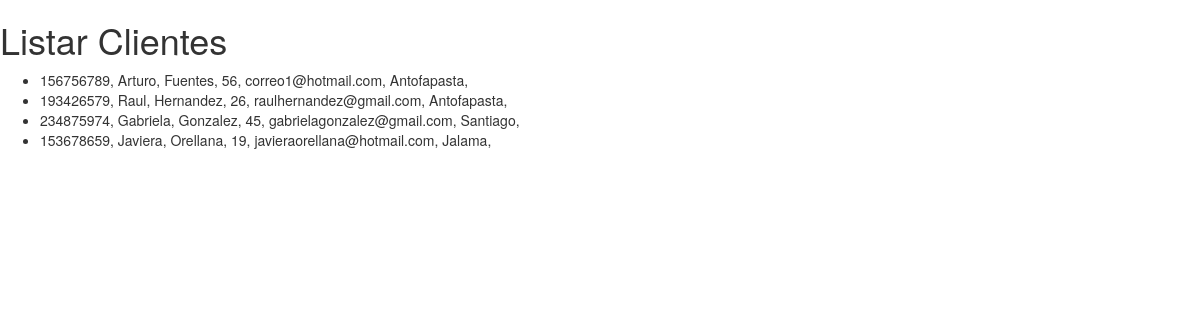
The app's page /listar, older data.
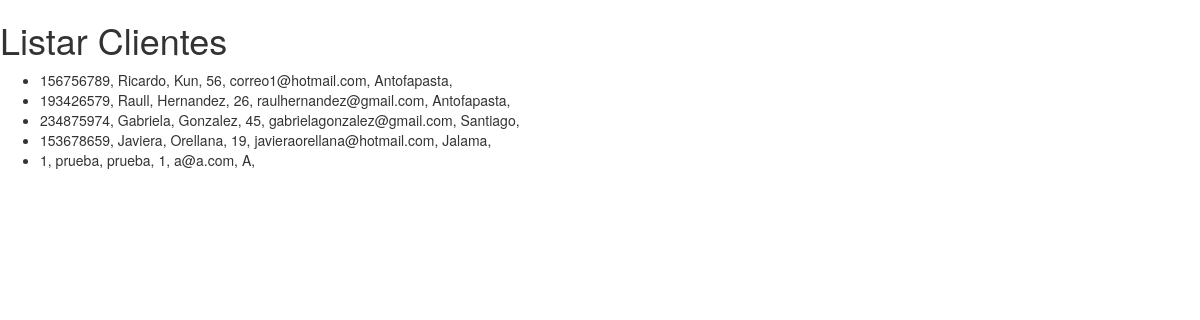
The same page, newer data.
### app/models.py (models this page shows, shortened)
class Cliente(models.Model):
    rut = models.CharField(max_length=50)
    nombre = models.CharField(max_length=50)
    apellido = models.CharField(max_length=50)
    edad = models.IntegerField()
    email = models.CharField(max_length=50)
    region = models.CharField(max_length=50)

### app/views.py (the view)
# urls.py: path('listar',views.listar_clientes),
def listar_clientes(request):
    clientes = Cliente.objects.all()
    return render(request, "app/listar.html", {'clientes': clientes})

### app/templates/app/listar.html (shortened to what this page needs)
{% load staticfiles %}
<!DOCTYPE html>
<html lang="en">
<head>
    <link rel="stylesheet" href="{% static 'css/bootstrap.min.css' %}">
</head>
<body>
    <h1>Listar Clientes</h1>
    <ul>
        {% for c in clientes %}
        <li>
            {{c.rut}}, {{ c.nombre}}, {{ c.apellido}}, {{c.edad}}, {{c.email}}, {{c.region}},
        </li>
        {% endfor %}
    </ul>
</body>
</html>

Row changes from the older to the newer data that the page shows:
changed Cliente "correo1@hotmail.com": nombre "Arturo" → "Ricardo"; apellido "Fuentes" → "Kun"
changed Cliente "Hernandez": nombre "Raul" → "Raull"
added Cliente: rut "1", nombre "prueba", apellido "prueba", edad "1", email "a@a.com", region "A"
